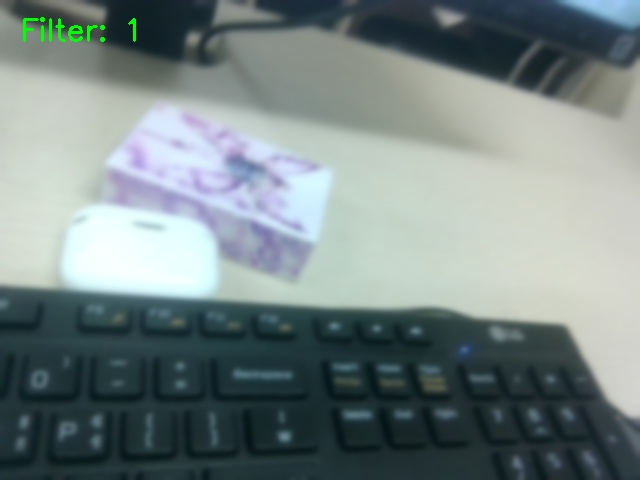
#> input picture 기말과제프로젝트/saved_images/20260609_161400.jpg, 640 x 480 px
$ python -i filters.py   (imports and definitions only)
#> lines starting #> are read from the running program, lines starting #| are printed output that depends on the picture
#> further down, picture is the input picture: shape (480, 640, 3); mean B, G, R 132.6, 133, 119.5
import cv2
import numpy as np


def blur_filter(frame):
    return cv2.GaussianBlur(frame, (15, 15), 0)


def sharpen_filter(frame):
    kernel = np.array([
        [0, -1, 0],
        [-1, 5, -1],
        [0, -1, 0]
    ])

    return cv2.filter2D(frame, -1, kernel)


def emboss_filter(frame):
    kernel = np.array([
        [-2, -1, 0],
        [-1, 1, 1],
        [0, 1, 2]
    ])

    return cv2.filter2D(frame, -1, kernel)


def sketch_filter(frame):
    gray = cv2.cvtColor(frame, cv2.COLOR_BGR2GRAY)
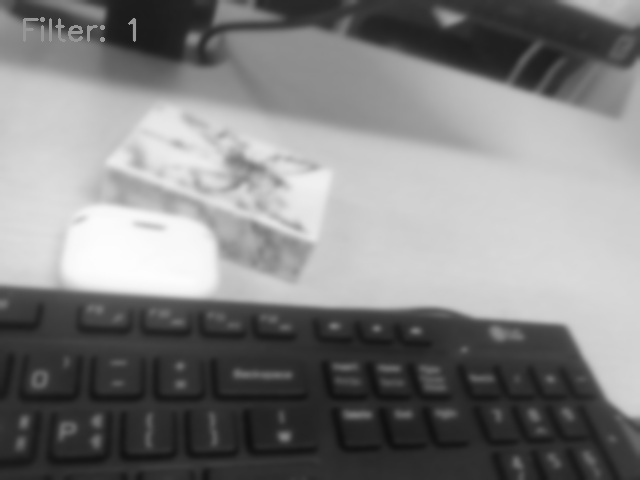
#> gray: shape (480, 640); min 15, max 253, mean 128.9

    inverted = 255 - gray
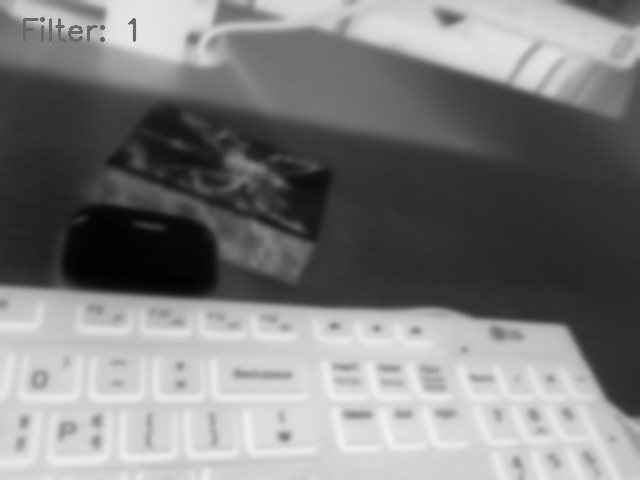
#> inverted: shape (480, 640); min 2, max 240, mean 126.1

    blur = cv2.GaussianBlur(inverted, (21, 21), 0)

    sketch = cv2.divide(
        gray,
        255 - blur,
        scale=256
    )
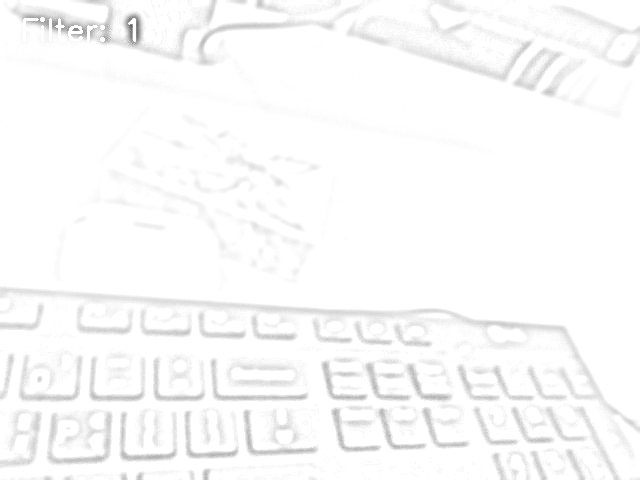
#> sketch: shape (480, 640); min 96, max 255, mean 250

    return cv2.cvtColor(sketch, cv2.COLOR_GRAY2BGR)

>>> import cv2
>>> picture = cv2.imread('saved_images/20260609_161400.jpg')
>>> result = sketch_filter(picture)
